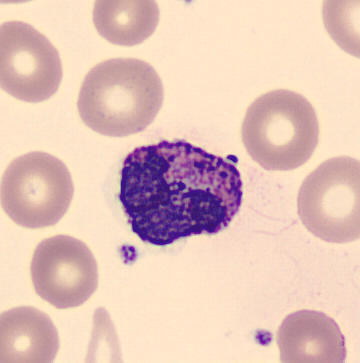
#> input picture streamlit/data_sample/basophil/BA_116477.jpg, 360 x 363 px, given as the content of the folder  Learning_Blood_Cell/2.Prepared Data/PBC_dataset_normal_DIB/, which was not available
$ jupyter execute --allow-errors 'Bloody_spy_blast_partie_I_(Data visualisation & preprocessing).ipynb'   (shell and % lines are left out)   (text cells are left out)
#> lines starting #> are read from the running program, lines starting #| are printed output that depends on the picture; after the words box and inside, x2 and y2 are one past the last pixel; in counts of white or black regions, pixels touching at a corner belong together; pictures that were not available may be replaced by others from this repository, and a replacement may not be noted
[cell 1]
import pandas as pd
import numpy as np
from termcolor import colored
import random
from datetime import datetime

import sys
import time
import glob
import os

import cv2 ## Package pour lire nos images
from PIL import Image ## Importer ce package pour pouvoir voir le format de l'image
import skimage.exposure

import seaborn as sns
import matplotlib.pyplot as plt

from sklearn.model_selection import train_test_split
from sklearn.ensemble import RandomForestClassifier
from sklearn.cluster import KMeans
from sklearn.cluster import MeanShift, estimate_bandwidth
from sklearn.preprocessing import MinMaxScaler
from sklearn.svm import SVC
from sklearn.metrics import classification_report

## Chemin pour aller récupérer les images stocker dans le dossier 'PBC_dataset_normal_DIB'
path ="C:/Users/HP/Desktop/Projets Data Sciences/20211121-Projet_Deep Learning_Blood_Cell/2."+\
                                           "Prepared Data/PBC_dataset_normal_DIB/"

[cell 2]
## Créer une liste où stocker les noms de nos 8 différentes classes
Classes = []
for element in os.listdir(path):
    nom_classe = os.listdir(path+element)
    Classes.append(nom_classe)

[cell 3]
# importer toutes les images des 8 différentes classes et les stocker dans un array images
Images = []
for element in os.listdir(path) :
    for img in glob.glob(path+element+'/'+'*.jpg'):
        imge = cv2.imread(img)
#> imge is the input picture: shape (363, 360, 3); mean B, G, R 185.3, 195.6, 227.1
        Images.append(imge)

[cell 4]
# Afficher la taille de nos classes et le pourcentage de chacune d'entre elle dans un DataFrame
type_cellule=['basophil','eosinophil', 'erythroblast','immature granulocytes','lymphocyte','monocyte','neutrophil',
              'platelet']
Total_Number = []
Percentage = []
for i, Classe in zip(range(len(Classes)),type_cellule):
    Total_Number.append(len(Classes[i]))
    Percentage.append(round(len(Classes[i])/17092 *100,2))

dictionnaire = {'Type de Cellule': [i for i in type_cellule],
                'Total_images' : [j for j in Total_Number],
                '%' : [perc for perc in Percentage]
                 }

#> (the rest of this cell did not finish here and is left out)

[cell 5]
import seaborn as sns
sns.set_theme(style="whitegrid")

#> (the rest of this cell did not finish here and is left out)

[cell 6]
# Taille de nos images
for img in Images :
    h, w, c = img.shape # on peut utiliser également size qui nous renvois (h*w*c)
#> this loop made 1 pass
#> (h, w, c) on pass 1: (363, 360, 3)
print("height  :", h)
#| height  : 363
print("width   :", w)
#| width   : 360
print("channel :", c)
#| channel : 3

# Si jamais dans nos données on a des images avec des tailles différentes des autres, récupérer le nom des images et le
# stocker dans une liste !
img_other_size = []
for element, Classe in zip(os.listdir(path),Classes) :
    for img, imge in zip(glob.glob(path+element+'/'+'*.jpg'), Classe) :
        if cv2.imread(img).shape != (h,w,c) :
            img_other_size.append(imge)

print("\n")

#> (the rest of this cell did not finish here and is left out)

[cell 7]
## format de nos images
for element in os.listdir(path) :
    for img in glob.glob(path+element+'/'+'*.jpg'):
        format_image = Image.open(img).format
#> format_image = 'JPEG'

print("le format de nos images est :", format_image)
#| le format de nos images est : JPEG

# Si il y'a des images avec un format différent des autres images, on va les récupérer et ensuite les stocker dans la liste
# img_other_format
img_other_format = []

for element, Classe in zip(os.listdir(path),Classes) :
    for img, imge in zip(glob.glob(path+element+'/'+'*.jpg'), Classe) :
        if Image.open(img).format != 'JPEG' :
            img_other_format.append(imge)

#print("\n")

if not(img_other_format) :
    print(colored("toutes nos images ont le même format !",attrs=['bold']))
else :
    img_other_format

[cell 8]
# dimension de nos images
height = 363
#> height = 363
width = 360
dim = (width, height)
#> dim = (360, 363)

# on redimensionne les images une à une et on écrase celles qui n'ont pas les bonnes dimensions
for element in os.listdir(path) :
    for i in range(len(img_other_size)) :
        for j in glob.glob(path+element+'/'+img_other_size[i]): #'*.jpg'
            img = cv2.imread(j,cv2.IMREAD_UNCHANGED)
            resized = cv2.resize(img, dim, interpolation = cv2.INTER_AREA)
            cv2.imwrite(j,resized)

[cell 9]
# Fonction pour récupérer k images de manière aléatoire
def RandomImage(k,noms_classes):
    '''
    la fonction RandomImage va nous permettre de récupérer un nombre d'images (k) de chaque classes de nos cellules
    de manière aléatoire, ensuite les stocker dans une liste img_random

    paramètres :
    noms_classes : les noms de nos 8 calsses de cellules sanguines
    k : le nombre d'images qu'en veut récupérer de chaques classes de notre data base
    '''
#> called with k = 1
    img_random = []
    for i in range(len(noms_classes)) :
        for j in range(k):
            img = random.choice(noms_classes[i])
            img_random.append(img)
    return img_random

[cell 10]
#------- Afficher pour chaque type de cellules une image, qu'on récupére du manière aléatoire ---------#
# selectionner une seule cellule de chaque type de classe et les visualiser avec plt.imshow
img_random = RandomImage(1,Classes)

noms_classe = ['basophil','eosinophil','erythroblast','immature granulocytes','lymphocyte','monocyte','neutrophil',
               'platelet']

sns.set_theme(style="white")
fig= plt.figure(figsize=(18,20))
for i in range(len(img_random)):
    # subplots
    plt.subplot(4, 4, i+1)
    # Afficher l'image en coleur
    plt.imshow(cv2.cvtColor(cv2.imread(path+os.listdir(path)[i]+'/'+img_random[i],cv2.IMREAD_COLOR),cv2.COLOR_BGR2RGB));

    # set the title to subplots
    plt.gca().set_title(noms_classe[i],size=20) ;

[cell 11]
# Fonction pour tracer l'histogramme des couleurs
def histogramOpenCV(img_co, img_gr, white_hi):
    _, axis = plt.subplots(nrows=2, ncols=2, figsize=(18, 10))
    axis[0][0].imshow(img_co)
    axis[0][1].set_title('Histogram')
    axis[0][0].set_title('Image')
    rgbcolors = ['red', 'green', 'blue']
    for i,col in enumerate(rgbcolors):
        histr = cv2.calcHist([img_co],[i],None,[256],[0,256])
        axis[0][1].plot(histr,color = col)

    axis[1][0].imshow(img_gr,'gray')
    axis[1][0].set_title("Image en noir et blanc")
    axis[1][1].plot(white_hi)
    axis[1][1].set_title("white")

#Lecture des images en mode noir et blanc ou couleurs
#transformation de l'image couleur en noir et blanc

# Créer des listes vide pour stocker les différentes lectures de nos images noir et blanc, coleur
Img_gray = []
Img_color = []
White_hist = []

for i in range(len(img_random)) :

    img = path+os.listdir(path)[i]+'/'+img_random[i]

    img_gray = cv2.imread(img, cv2.IMREAD_GRAYSCALE)  # str(img)
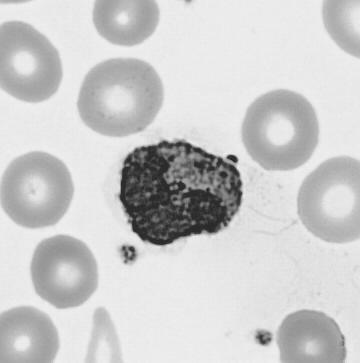
#> img_gray: shape (363, 360); min 32, max 244, mean 203.9
    Img_gray.append(img_gray)

    img_color = cv2.imread(img, cv2.IMREAD_COLOR)  # # str(img)
    Img_color.append(img_color)

    img_gray2 = cv2.cvtColor(img_color, cv2.COLOR_BGR2GRAY)

    #histogramme en noir et blanc
    white_hist = cv2.calcHist([img_gray2],[0],None,[256],[0,256])
#> white_hist = 256 values, max 21071 at index 234, min 0 at index 0, mean 510.5
    White_hist.append(white_hist)

## Affichage des images
for i in range (len(img_random)):
    histogramOpenCV(Img_color[i], Img_gray[i], White_hist[i])

# rajouter un plot moyen  pour l'histogramme
# rajouter le plot.save

[cell 12]
Hsv = []

#Déclaration des couleurs des courbes
color = ('r','g','b')
#Déclaration des noms des courbes.
labels = ('h','s','v')

for j in range(len(img_random)) :
    img = path+os.listdir(path)[j]+'/'+img_random[j]
    hsv = cv2.cvtColor(cv2.imread(img), cv2.COLOR_BGR2HSV)
#> hsv: shape (363, 360, 3); mean H, S, V 48.3, 61.6, 230
    Hsv.append(hsv)

for j in range(len(img_random)) :
    _, axis = plt.subplots(ncols=3, figsize=(18, 5))
    for i,col in enumerate(color):
        #Hist prend la valeur de l'histogramme de hsv sur la canal i.
        hist_hsv = cv2.calcHist([Hsv[j]],[i],None,[256],[0,256])

        # Plot de hist.
        #plt.subplot(223),
        axis[2].plot(hist_hsv,color = col,label=labels[i])
        axis[2].set_title('HSV')
        axis[2].legend()
        #axis[2].xlim([0,256])

    axis[0].imshow(Img_color[j], 'gray')
    axis[0].set_title("image en coleur")
    axis[1].imshow(Hsv[j], 'gray')
    axis[1].set_title('hsv');

# rajouter un plot moyen  pour l'histogramme
# rajouter le plot.save

[cell 13]
Lab = []

#Déclaration des couleurs des courbes
color = ('r','g','b')
#Déclaration des noms des courbes.
labels = ('l','a','b')
for j in range(len(img_random)) :
    img = path+os.listdir(path)[j]+'/'+img_random[j]
    lab = cv2.cvtColor(cv2.imread(img), cv2.COLOR_BGR2LAB)
#> lab: shape (363, 360, 3); mean of channels 0, 1, 2 207.2, 138.1, 136.9
    Lab.append(lab)

for j in range(len(img_random)) :
    _, axis = plt.subplots(ncols=3, figsize=(18, 5))
    for i,col in enumerate(color):
        #Hist prend la valeur de l'histogramme de hsv sur la canal i.
        hist_lab = cv2.calcHist([Lab[j]],[i],None,[256],[0,256])

        axis[2].plot(hist_lab,color = col,label=labels[i])
        axis[2].set_title('LAB')
        axis[2].legend()

    axis[0].imshow(Img_color[j], 'gray')
    axis[0].set_title("image en coleur")
    axis[1].imshow(Lab[j], 'gray')
    axis[1].set_title('lab');

# rajouter un plot moyen  pour l'histogramme
# rajouter le plot.save

#> (a cell that did not finish here is left out)

[cell 15]
# Rajouter une boucle pour faire varier le sigma (neutrophil)
# faire un filtre canny sur les sorties LAB et HSV

[cell 16]
"""fig = plt.figure(figsize=(18,20))
for i in range(len(imge_array)) :
    # subplots
    plt.subplot(4, 4, i+1)
    # Afficher l'image
    plt.hist(imge_array[i].flatten(), bins = 20, density = True , alpha = .5 , edgecolor = 'black', color = 'red');
    # set the title to subplots
    plt.gca().set_title(noms_classe[i],size=20) ;
    """

[cell 17]
def RemoveBackground(img):
    """
    Cette fonction permis de nettoyer le background d'une image originale, elle procède comme suite au départ on éffectue un
    GaussianBlur et en esnuite un threshold avec les résultat de threshold on crée un mask avec morphologyEx, qu'on appliquera
    à notre image.

    paramètre ::
    img : notre image original

    """
    #start = time.time()

    l = int(max(12,13))
    u = int(max(13,13))

    edges = cv2.GaussianBlur(img, (5, 5), 3) # (21, 51), 3
    edges = cv2.cvtColor(edges, cv2.COLOR_BGR2GRAY)
#> edges: shape (363, 360)
    edges = cv2.Canny(edges, l, u)
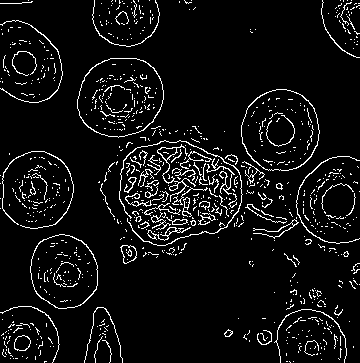
#> edges: shape (363, 360); 6.6% white in thin lines or dots

    _, thresh = cv2.threshold(edges, 0, 255, cv2.THRESH_BINARY  + cv2.THRESH_OTSU)
    kernel = cv2.getStructuringElement(cv2.MORPH_ELLIPSE, (5, 5)) #(5, 5)
    mask = cv2.morphologyEx(thresh, cv2.MORPH_CLOSE, kernel, iterations=4)
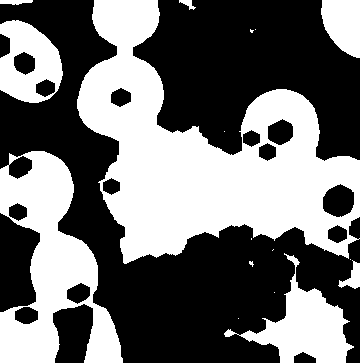
#> mask: shape (363, 360); 43.9% white; 17 white regions (9 under 20 px), largest, box (x1, y1, x2, y2) and area: (77, 0, 360, 264) 34180, (0, 151, 123, 363) 12577, (224, 253, 354, 363) 4921

    data = mask.tolist()
#> data = 363 items
    sys.setrecursionlimit(10**8) #(10**8)
    for i in  range(len(data)):
        for j in  range(len(data[i])):
            if data[i][j] !=  255:
                data[i][j] =  -1
            else:
                break
        for j in  range(len(data[i])-1, -1, -1):
            if data[i][j] !=  255:
                data[i][j] =  -1
            else:
                break
    image = np.array(data)
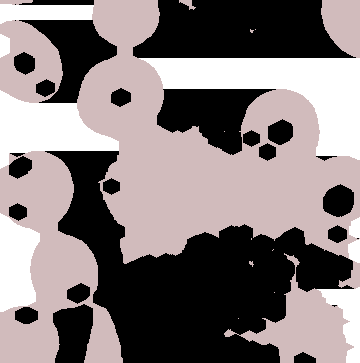
#> image: shape (363, 360) int64; 3 distinct labels, from -1 to 255; one colour per label, 0 black, -1 white
    image[image !=  -1] =  255
#> image: shape (363, 360) int64; values -1 (black) and 255 (white), 84.2% white; 8 black regions, largest, box (x1, y1, x2, y2) and area: (139, 58, 360, 160) 9443, (0, 90, 119, 169) 4889, (0, 213, 40, 312) 2892
    image[image ==  -1] =  0

    mask = np.array(image, np.uint8)

    img_cleaned = cv2.bitwise_and(original, original, mask=mask)
    img_cleaned[mask ==  0] =  255
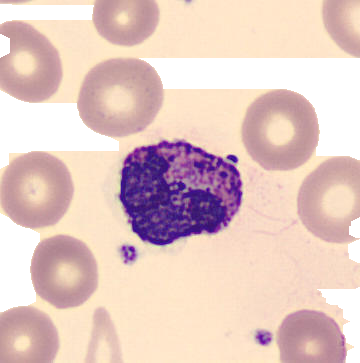
#> img_cleaned: shape (363, 360, 3); mean B, G, R 194, 200, 227.5


    #end = time.time()
    #elapsed_time = end - start

    return img_cleaned #, elapsed_time

[cell 18]
Img_cleaned = []

for i in range(len(img_random)):
    img = cv2.imread(path+os.listdir(path)[i]+'/'+img_random[i])
    original = img

    img_cleaned = RemoveBackground(img)
    Img_cleaned.append(img_cleaned)

noms_classe = ['basophil','eosinophil','erythroblast','immature granulocytes','lymphocyte','monocyte','neutrophil',
               'platelet']

fig= plt.figure(figsize=(18,20))
for i in range(len(img_random)):
    # subplots
    plt.subplot(4, 4, i+1)
    # Afficher l'image
    plt.imshow(Img_cleaned[i])
    # set the title to subplots
    plt.gca().set_title(noms_classe[i],size=20) ;

[cell 19]
# Filtrage du background par couleur
figure = plt.figure(figsize=(18,18))

filtered_image = []
for i in range(len(img_random)):
    img = cv2.imread(path+os.listdir(path)[i]+'/'+img_random[i])
    img = cv2.cvtColor(img, cv2.COLOR_BGR2RGB) # on peut le faire en HSV et en LAB
    lower_color = np.array([30, 0, 0])
    upper_color = np.array([165,255,255])
    mask_color = cv2.inRange(img, lower_color, upper_color)
#> mask_color: shape (363, 360); 7.2% white; 8 white regions (4 under 20 px), largest, box (x1, y1, x2, y2) and area: (119, 141, 242, 246) 9080, (122, 246, 136, 262) 158, (257, 332, 271, 345) 122, (226, 155, 238, 163) 70
    res_red = cv2.bitwise_and(img,img, mask= mask_color)
    plt.subplot(4,4,i+1)
    plt.imshow(res_red);
    plt.gca().set_title(noms_classe[i],size=20)
    filtered_image.append(res_red)

[cell 20]
# faire un passage en noir et blanc

[cell 21]
TH_h = []
TH_s = []
TH_v = []

for i in range(len(img_random)) :
    h,s,v= cv2.split(Hsv[i])
    ret_h, th_h = cv2.threshold(h,0,255,cv2.THRESH_BINARY+cv2.THRESH_OTSU)
    ret_s, th_s = cv2.threshold(s,0,255,cv2.THRESH_BINARY+cv2.THRESH_OTSU)
    ret_v, th_v = cv2.threshold(v,0,255,cv2.THRESH_BINARY+cv2.THRESH_OTSU)
    TH_h.append(th_h)
    TH_s.append(th_s)
    TH_v.append(th_v)
#> this loop made 1 pass
#> (ret_h, ret_s, ret_v) on pass 1: (87, 118, 217)
#> pass 1, `ret_h, th_h = cv2.threshold(h,0,255,cv2.THRESH_BINARY+cv2.THRESH_OTSU)`:
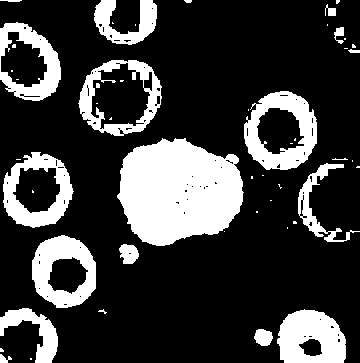
#> th_h: shape (363, 360); 23.2% white; 51 white regions (33 under 20 px), largest, box (x1, y1, x2, y2) and area: (117, 138, 244, 246) 10286, (244, 91, 317, 170) 2946, (277, 309, 346, 363) 2795
#> after the loop, TH_h = 1 item; TH_s = 1 item; TH_v = 1 item

for j in range(len(img_random)) :
    _, axis = plt.subplots(ncols=3, figsize=(18, 5))
    axis[0].imshow(TH_h[j], 'gray')
    axis[0].set_title("Teinte Seuillée")
    axis[1].imshow(TH_s[j], 'gray')
    axis[1].set_title('Saturation Seuillée')
    axis[2].imshow(TH_v[j], 'gray')
    axis[2].set_title('Luminosité Seuillée');

# On constate que la saturation nous permet de segmenter les cellules

[cell 22]
# créer des arrays vides, ensuite les remplire avec les images suiller
TH_l = []
TH_a = []
TH_b = []

for i in range(len(img_random)) :
    l,a,b= cv2.split(Lab[i])
    ret_l, th_l = cv2.threshold(l,0,255,cv2.THRESH_BINARY+cv2.THRESH_OTSU)
    ret_a, th_a = cv2.threshold(a,0,255,cv2.THRESH_BINARY+cv2.THRESH_OTSU)
    ret_b, th_b = cv2.threshold(b,0,255,cv2.THRESH_BINARY+cv2.THRESH_OTSU)
    TH_l.append(th_l)
    TH_a.append(th_a)
    TH_b.append(th_b)
#> this loop made 1 pass
#> (ret_l, ret_a, ret_b) on pass 1: (150, 151, 114)
#> after the loop, TH_a = 1 item; TH_b = 1 item; TH_l = 1 item

for j in range(len(img_random)) :
    _, axis = plt.subplots(ncols=3, figsize=(18, 5))
    axis[0].imshow(TH_l[j], 'gray')
    axis[0].set_title("Teinte Seuillée")
    axis[1].imshow(TH_a[j], 'gray')
    axis[1].set_title('Saturation Seuillée')
    axis[2].imshow(TH_b[j], 'gray')
    axis[2].set_title('Luminosité Seuillée');

# On constate que L et B segmentent bien les cellules
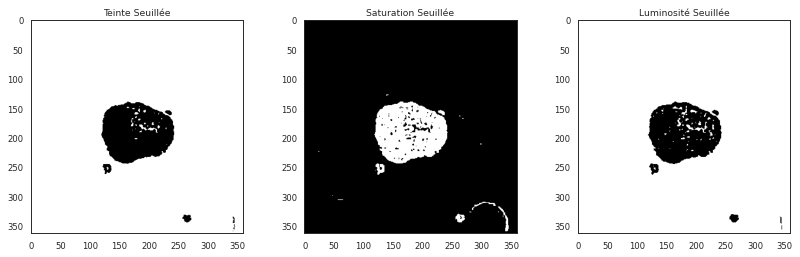
#> figure drawn by matplotlib, 3 panels

[cell 23]
#############----------------- K-MEANS sur les images à qui on a nettoyé le background en amont-----------------#############

Z = [] ## Créer une liste où stocker nos images redimentionner
Clustered_img = []

for i in range(len(img_random)) :
    img =filtered_image[i] # Img_cleaned

    # redimentionner l'image en un array à deux dimension (hauteur*lrgeur,coleur)
    z = img.reshape((-1,3))

    # convertir de le type de l'array en 'float32' afin que les Kmeans de OpenCV le prenne en compte
    z = np.float32(z)
    Z.append(z)
    # définir les critéres, nombre de clusters (K) et ensuite appliquer les K-Means
    criteria = (cv2.TermCriteria_EPS + cv2.TermCriteria_MAX_ITER, 10, 1.0)
    K = 2 # on met le nombre de clusters = 2 pour juste sortir les cellule

    # mettre les sorties de cv2.kmeans dans rets, labels, centroids
    rets , labels , centroids = cv2.kmeans(z, K, None, criteria, 10, cv2.KMEANS_PP_CENTERS)

    # revenir à la dimensions originale pour pouvoir afficher l'image
    centroids = np.uint8(centroids)
    res = centroids[labels.flatten()]
    res2 = res.reshape((img.shape))
    Clustered_img.append(res2)
#> this loop made 1 pass
#> (rets, centroids) on pass 1: (20918825.4, [[0, 0, 0], [98, 48, 137]])
#> after the loop, Clustered_img = 1 item; Z = 1 item


noms_classe = ['basophil','eosinophil','erythroblast','immature granulocytes','lymphocyte','monocyte','neutrophil',
               'platelet']

fig= plt.figure(figsize=(18,20))
#> (the rest of this cell did not finish here and is left out)

[cell 24]
# faire un lissage gaussien à nos images
Img_blurred = []
TH_l_blurred = []
TH_s_blurred = []
for j in range(len(img_random)) :
    img= cv2.GaussianBlur(Img_gray[j], (3, 3), 0)
    Img_blurred.append(img)

    th_l_blurred = cv2.GaussianBlur(TH_l[j], (3,3),0)
    TH_l_blurred.append(th_l_blurred)

    th_s_blurred = cv2.GaussianBlur(TH_s[j], (3,3),0)
    TH_s_blurred.append(th_s_blurred)
#> after the loop, Img_blurred = 1 item; TH_l_blurred = 1 item; TH_s_blurred = 1 item

for j in range(len(img_random)) :
    _, axis = plt.subplots(ncols=3, figsize=(18, 5))
    axis[0].imshow(Img_blurred[j], 'gray')
    axis[0].set_title("Original Seuillée & Floutée")
    axis[1].imshow(TH_l_blurred[j], 'gray')
    axis[1].set_title('L Seuillée & Floutée')
    axis[2].imshow(TH_s_blurred[j], 'gray')
    axis[2].set_title('S Seuillée & Floutée');

[cell 25]
#############----------------- K-MEANS sur les images HSV et LAB-----------------#############
# redimensionner les images
Img_blurred_rshpd = []
TH_s_blurred_rshpd = []
TH_l_blurred_rshpd = []

for j in range(len(img_random)) :
    Img_blurred_rshpd.append(Img_blurred[j].reshape(-1))
    TH_s_blurred_rshpd.append(TH_s_blurred[j].reshape(-1))
    TH_l_blurred_rshpd.append(TH_s_blurred[j].reshape(-1))
#> after the loop, Img_blurred_rshpd = 1 item; TH_l_blurred_rshpd = 1 item; TH_s_blurred_rshpd = 1 item

#Conversion des images de nparray en float
for j in range(len(img_random)) :
    Img_blurred_rshpd[j] = np.float32(Img_blurred_rshpd[j])
    TH_s_blurred_rshpd[j] = np.float32(TH_s_blurred_rshpd[j])
    TH_l_blurred_rshpd[j] = np.float32(TH_l_blurred_rshpd[j])

######-------------- Définition des paramètres --------------######
criteria = (cv2.TERM_CRITERIA_EPS + cv2.TERM_CRITERIA_MAX_ITER, 100, 1.0)
K = 2
attempts=10

Clustered_image = []
Clustered_image_lab = []
Clustered_image_hsv = []

## Application des K-Means
for i in range(len(img_random)) :
    ret,label,center=cv2.kmeans(Img_blurred_rshpd[i],K,None,criteria,attempts,cv2.KMEANS_PP_CENTERS)
    center = np.uint8(center)
    res = center[label.flatten()]
    result_image = res.reshape((Img_blurred[j].shape))
    Clustered_image.append(result_image)

    ret_l,label_l,center_l=cv2.kmeans(TH_l_blurred_rshpd[i],K,None,criteria,attempts,cv2.KMEANS_PP_CENTERS)
    center_l = np.uint8(center_l)
    res_l = center[label_l.flatten()]
    result_image_lab = res_l.reshape((TH_l_blurred[i].shape))
    Clustered_image_lab.append(result_image_lab)

    ret_s,label_s,center_s=cv2.kmeans(TH_s_blurred_rshpd[i],K,None,criteria,attempts,cv2.KMEANS_PP_CENTERS)
    center_s = np.uint8(center_s)
    res_s = center[label_s.flatten()]
    result_image_hsv = res_s.reshape((TH_s_blurred[i].shape))
    Clustered_image_hsv.append(result_image_hsv)
#> this loop made 1 pass
#> (ret, center, ret_l, ret_s, center_s) on pass 1: (86257642, [227, 147], 15712398, 15712398, [0, 238])
#> pass 1, `result_image = res.reshape((Img_blurred[j].shape))`:
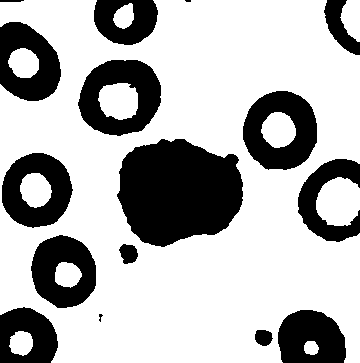
#> result_image: shape (363, 360); values 147 (black) and 227 (white), 70.4% white; 16 black regions (2 under 20 px), largest, box (x1, y1, x2, y2) and area: (117, 139, 243, 247) 10390, (78, 60, 161, 136) 3792, (243, 91, 317, 170) 3701
#> pass 1, `result_image_lab = res_l.reshape((TH_l_blurred[i].shape))`:
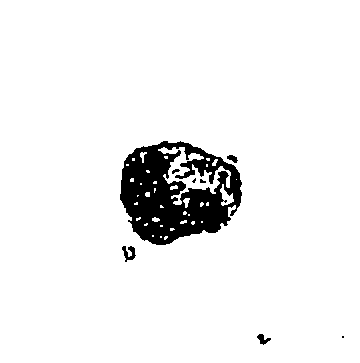
#> result_image_lab: shape (363, 360); values 147 (black) and 227 (white), 93.9% white; 8 black regions (3 under 20 px), largest, box (x1, y1, x2, y2) and area: (120, 141, 242, 245) 7705, (122, 246, 136, 262) 118, (257, 334, 271, 345) 76, (227, 155, 238, 163) 53, (172, 169, 180, 174) 23
#> after the loop, Clustered_image = 1 item; Clustered_image_hsv = 1 item; Clustered_image_lab = 1 item

for j in range(len(img_random)) :
    _, axis = plt.subplots(ncols=3, figsize=(18, 5))
    axis[0].imshow(Clustered_image[j], 'gray')
    axis[0].set_title("Original")
    axis[1].imshow(Clustered_image_lab[j], 'gray')
    axis[1].set_title('LAB')
    axis[2].imshow(Clustered_image_hsv[j], 'gray')
    axis[2].set_title('HSV');

# Graphique des centroïdes
#plt.scatter(center[:, 0],center[:, 1], marker = "o", color = "red",s=30, linewidths = 1, zorder = 10)
#plt.show()
